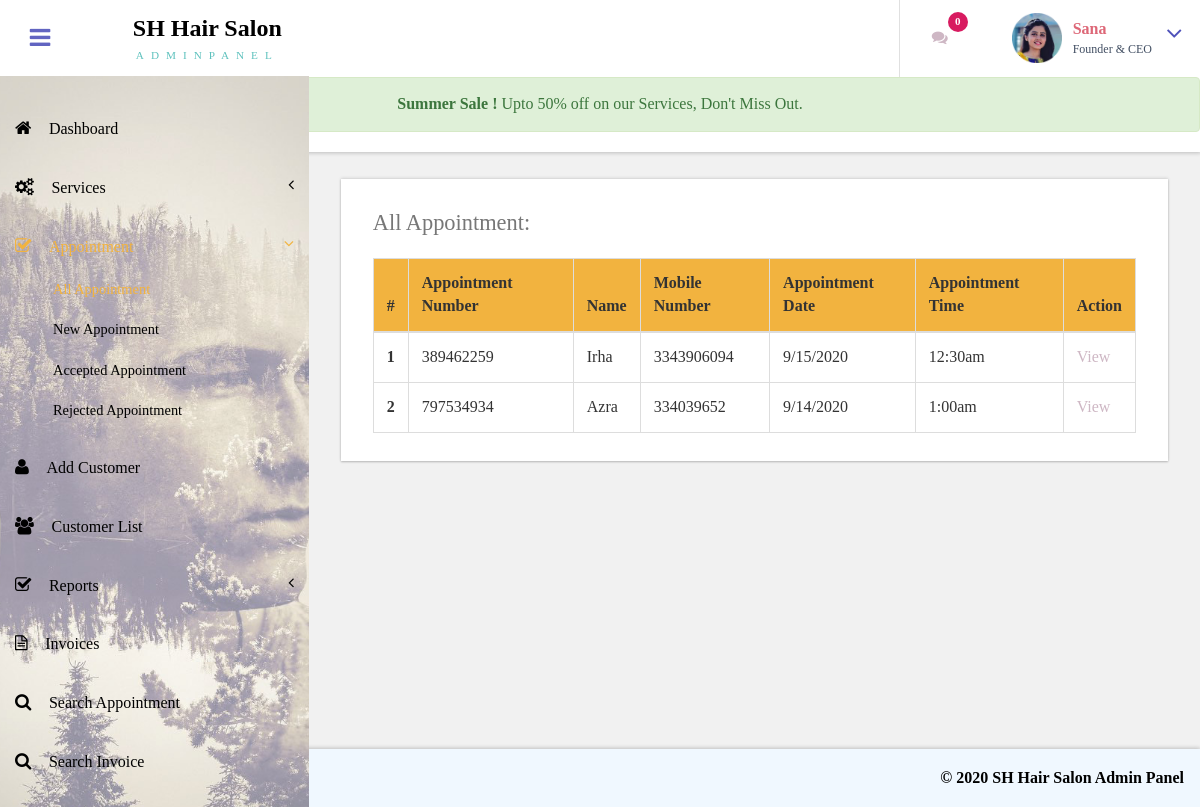
Screenshot of /hsms/admin/all-appointment.php (signed in) with the database file from the repository.
### tables this page shows
CREATE TABLE `tblappointment` (
  `ID` int(10) NOT NULL,
  `AptNumber` varchar(80) DEFAULT NULL,
  `Name` varchar(120) DEFAULT NULL,
  `Email` varchar(120) DEFAULT NULL,
  `PhoneNumber` bigint(11) DEFAULT NULL,
  `AptDate` varchar(120) DEFAULT NULL,
  `AptTime` varchar(120) DEFAULT NULL,
  `Services` varchar(120) DEFAULT NULL,
  `ApplyDate` timestamp NULL DEFAULT CURRENT_TIMESTAMP,
  `Remark` varchar(250) DEFAULT NULL,
  `Status` varchar(50) DEFAULT NULL,
  `RemarkDate` timestamp NOT NULL DEFAULT CURRENT_TIMESTAMP ON UPDATE CURRENT_TIMESTAMP
);

### hsms/admin/all-appointment.php (the view, shortened to what this page needs)
<?php
include('includes/dbconnection.php');
if (strlen($_SESSION['bpmsaid']==0)) {
  header('location:logout.php');
  } else{
  ?>
<!DOCTYPE HTML>
<html>
<head>
<link href="css/bootstrap.css" rel='stylesheet' type='text/css' />
<link href="css/style.css" rel='stylesheet' type='text/css' />
<link href="css/font-awesome.css" rel="stylesheet">
<link href="css/animate.css" rel="stylesheet" type="text/css" media="all">
<link href="css/custom.css" rel="stylesheet">
</head>
<body class="cbp-spmenu-push">
	<div class="main-content">
		 <?php include_once('includes/sidebar.php');?>
		 <?php include_once('includes/header.php');?>
		<div id="page-wrapper">
			<div class="main-page">
				<div class="tables">
					<h3 class="title1">All Appointment</h3>
					<div class="table-responsive bs-example widget-shadow">
						<h4>All Appointment:</h4>
						<table class="table table-bordered"> <thead style="background-color: #f2b33f;"> <tr> <th>#</th> <th> Appointment Number</th> <th>Name</th><th>Mobile Number</th> <th>Appointment Date</th><th>Appointment Time</th><th>Action</th> </tr> </thead> <tbody>
<?php
$ret=mysqli_query($con,"select *from  tblappointment");
$cnt=1;
while ($row=mysqli_fetch_array($ret)) {
?>
						 <tr> <th scope="row"><?php echo $cnt;?></th> <td><?php  echo $row['AptNumber'];?></td> <td><?php  echo $row['Name'];?></td><td><?php  echo $row['PhoneNumber'];?></td><td><?php  echo $row['AptDate'];?></td> <td><?php  echo $row['AptTime'];?></td> <td><a href="view-appointment.php?viewid=<?php echo $row['ID'];?>">View</a></td> </tr>   <?php
$cnt=$cnt+1;
}?></tbody> </table>
					</div>
				</div>
			</div>
		</div>
		 <?php include_once('includes/footer.php');?>
	</div>
</body>
</html>
<?php }  ?>

### hsms/admin/includes/header.php (shortened to what this page needs)
<div class="sticky-header header-section ">
      <div class="header-left">
        <button id="showLeftPush"><i class="fa fa-bars"></i></button>
        <div class="logo">
          <a href="index.php">
            <h1>SH Hair Salon</h1>
            <span>ADMINPANEL</span>
          </a>
        </div>
      </div>
      <div class="header-right">
        <div class="profile_details_left">
          <ul class="nofitications-dropdown">
            <?php
$ret1=mysqli_query($con,"select ID,Name from  tblappointment where Status=''");
$num=mysqli_num_rows($ret1);
?>
            <li class="dropdown head-dpdn">
              <a href="#" class="dropdown-toggle" data-toggle="dropdown" aria-expanded="false"><i class="fa fa-comments"></i><span class="badge blue"><?php echo $num;?></span></a>
            </li>
          </ul>
          <div class="clearfix"> </div>
        </div>
        <div class="profile_details">
        <?php
$adid=$_SESSION['bpmsaid'];
$ret=mysqli_query($con,"select AdminName from tbladmin where ID='$adid'");
$row=mysqli_fetch_array($ret);
$name=$row['AdminName'];
?>
          <ul>
            <li class="dropdown profile_details_drop">
              <a href="#" class="dropdown-toggle" data-toggle="dropdown" aria-expanded="false">
                <div class="profile_img">
                  <span class="prfil-img"><img src="images/user1.png" alt="" width="50" height="50"> </span>
                  <div class="user-name">
                    <p style="font-weight: bold;"><?php echo $name; ?></p>
                    <span>Founder & CEO</span>
                  </div>
                  <i class="fa fa-angle-down lnr"></i>
                  <div class="clearfix"></div>
                </div>
              </a>
            </li>
          </ul>
        </div>
      </div>
      <div class="clearfix"> </div>
      <div class="alert alert-success" role="alert" align="center">
        <strong>Summer Sale !</strong> Upto 50% off on our Services, Don't Miss Out.
      </div>
    </div>

### hsms/admin/css/style.css (style rules this page uses)
h4, h5, h6, h1, h2, h3 { margin: 0; }
ul, ol { margin: 0; }
p { margin: 0; }
html, body { font-family: 'Dancing Script', cursive; font-size: 100%; overflow-x: hidden; background: #ffffff; }
body a { transition: 0.5s all ease; -webkit-transition: 0.5s all ease; -moz-transition: 0.5s all ease; -o-transition: 0.5s all ease; -ms-transition: 0.5s all ease; text-decoration:none; }
h1,h2,h3,h4,h5,h6 { margin:0; }
p { margin:0; }
ul,label { margin:0; padding:0; }
.main-content { position: relative; }
.sticky-header { position: fixed; top: 0; left:0px; width: 100%; z-index: 100; }
.header-section { background:#FFF; box-shadow: 1px 1px 4px rgba(0, 0, 0, 0.21); -webkit-box-shadow: 1px 1px 4px rgba(0, 0, 0, 0.21); -moz-box-shadow: 1px 1px 4px rgba(0, 0, 0, 0.21); -o-box-shadow: 1px 1px 4px rgba(0, 0, 0, 0.21); }
.header-section::after { clear: both; display: block; content: ''; }
.header-left { float: left; width: 45%; }
.header-right { float: right; }
button#showLeftPush { font-size: 1.5em; width: 80px; padding: 0.87em 0; text-align: center; cursor: pointer; float: left; color: #6F6F6F; -moz-transition: all 0.2s ease-out 0s; -webkit-transition: all 0.2s ease-out 0s; transition: all 0.2s ease-out 0s; border: none; background-color: #fff; outline:none; }
.cbp-spmenu-push { overflow-x: hidden; position: relative; }
.cbp-spmenu, .cbp-spmenu-push { -webkit-transition: all 0.3s ease; -moz-transition: all 0.3s ease; transition: all 0.3s ease; }
.cbp-spmenu-push div#page-wrapper { margin: 0 0 0 19.3em; transition:.5s all; -webkit-transition:.5s all; -moz-transition:.5s all; }
.fa { display: inline-block; font-family: FontAwesome; font-style: normal; font-weight: normal; line-height: 1; -webkit-font-smoothing: antialiased; -moz-osx-font-smoothing: grayscale; }
.logo { background: #ffffff; text-align: center; float: left; }
.logo a { padding: 0.9em 3.3em .7em; display: block; text-decoration: none; }
.logo a h1 { color: #000000; font-size: 1.5em; line-height: 1.2em; font-weight: 700; }
.logo a span { color: #5dc1bd; font-size: .7em; text-align: center; letter-spacing: 7px; }
.profile_details_left { float: left; }
li.dropdown.head-dpdn { display: inline-block; padding: 1.7em 0; border-left: 1px solid #E0E0E0; float: left; }
li.dropdown.head-dpdn a.dropdown-toggle { padding: 1.7em 2em; }
.header-right span.badge { font-size: 11px; font-weight: bold; color: #FFF; background: #8BC34A; line-height: 15px; width: 20px; height: 20px; border-radius: 2em; -webkit-border-radius: 2em; -moz-border-radius: 2em; -o-border-radius: 2em; text-align: center; display: inline-block; position: absolute; top: 16%; padding: 2px 0 0; }
.header-right span.blue { background-color:#D81B60; }
.profile_details { float: right; }
.profile_details_drop a.dropdown-toggle { display:block; padding: 0.8em 3em 0 2em; }
.profile_img span.prfil-img { float:left; }
.user-name { float:left; margin-top:8px; margin-left:11px; height:35px; }
.profile_details ul li { list-style-type:none; position:relative; }
.profile_details li a i.fa.lnr { position: absolute; top: 34%; right: 8%; color: #4F52BA; font-size: 1.6em; }
.user-name p { font-size:1em; color:#DD6777; line-height:1em; font-weight:700; }
.user-name span { font-size: .75em; font-weight:bolder; color: #424f63; font-weight: normal; margin-top: .3em; }
.widget-shadow { background-color: #fff; box-shadow: 0 -1px 3px rgba(0,0,0,.12),0 1px 2px rgba(0,0,0,.24); -webkit-box-shadow: 0 -1px 3px rgba(0,0,0,.12),0 1px 2px rgba(0,0,0,.24); -moz-box-shadow: 0 -1px 3px rgba(0,0,0,.12),0 1px 2px rgba(0,0,0,.24); }
h3.title1 { font-size: 2em; color: #e94e02; margin-bottom: 0.8em; }
.table > thead > tr > th, .table > tbody > tr > th, .table > tfoot > tr > th, .table > thead > tr > td, .table > tbody > tr > td, .table > tfoot > tr > td { border-top: none; }
.tables h4 { font-size: 1.4em; margin-bottom: 1em; color: #777777; }
.tables .panel-body ,.tables .bs-example { padding: 2em 2em 0.5em; }
.tables .table > thead > tr > th, .tables .table > tbody > tr > th, .tables .table > tfoot > tr > th, .tables .table > thead > tr > td, .tables .table > tbody > tr > td, .tables .table > tfoot > tr > td { padding: 13px; border-top: 1px solid #E0E0E0; }
.bs-example { margin-top: 2em; }

### hsms/admin/css/custom.css (style rules this page uses)
#page-wrapper { padding:7em 2em 2.5em; background-color: #F1F1F1; }

### rows the page displays
tblappointment: AptNumber "389462259", Name "Irha", PhoneNumber "3343906094", AptDate "9/15/2020", AptTime "12:30am"
tblappointment: AptNumber "797534934", Name "Azra", PhoneNumber "334039652", AptDate "9/14/2020", AptTime "1:00am"

### other values shown
$num "0"
$name "Sana"
